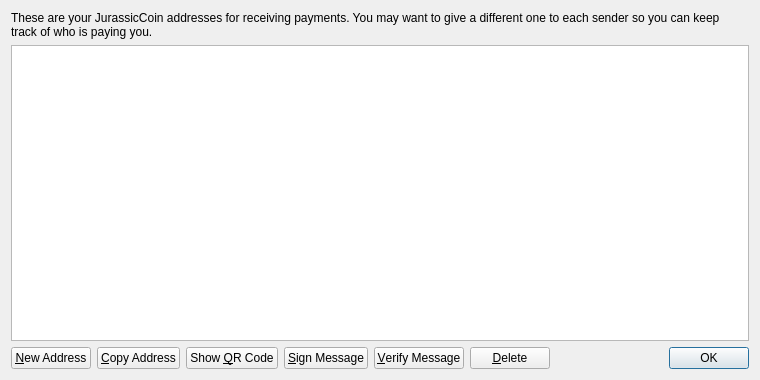
<?xml version="1.0" encoding="UTF-8"?>
<ui version="4.0">
 <class>AddressBookPage</class>
 <widget class="QWidget" name="AddressBookPage">
  <property name="geometry">
   <rect>
    <x>0</x>
    <y>0</y>
    <width>760</width>
    <height>380</height>
   </rect>
  </property>
  <property name="windowTitle">
   <string>Address Book</string>
  </property>
  <layout class="QVBoxLayout" name="verticalLayout">
   <item>
    <widget class="QLabel" name="labelExplanation">
     <property name="text">
      <string>These are your JurassicCoin addresses for receiving payments. You may want to give a different one to each sender so you can keep track of who is paying you.</string>
     </property>
     <property name="textFormat">
      <enum>Qt::PlainText</enum>
     </property>
     <property name="wordWrap">
      <bool>true</bool>
     </property>
    </widget>
   </item>
   <item>
    <widget class="QTableView" name="tableView">
     <property name="contextMenuPolicy">
      <enum>Qt::CustomContextMenu</enum>
     </property>
     <property name="toolTip">
      <string>Double-click to edit address or label</string>
     </property>
     <property name="tabKeyNavigation">
      <bool>false</bool>
     </property>
     <property name="alternatingRowColors">
      <bool>true</bool>
     </property>
     <property name="selectionMode">
      <enum>QAbstractItemView::SingleSelection</enum>
     </property>
     <property name="selectionBehavior">
      <enum>QAbstractItemView::SelectRows</enum>
     </property>
     <property name="sortingEnabled">
      <bool>true</bool>
     </property>
     <attribute name="verticalHeaderVisible">
      <bool>false</bool>
     </attribute>
    </widget>
   </item>
   <item>
    <layout class="QHBoxLayout" name="horizontalLayout">
     <item>
      <widget class="QPushButton" name="newAddressButton">
       <property name="toolTip">
        <string>Create a new address</string>
       </property>
       <property name="text">
        <string>&amp;New Address</string>
       </property>
       <property name="icon">
        <iconset resource="../bitcoin.qrc">
         <normaloff>:/icons/add</normaloff>:/icons/add</iconset>
       </property>
      </widget>
     </item>
     <item>
      <widget class="QPushButton" name="copyToClipboard">
       <property name="toolTip">
        <string>Copy the currently selected address to the system clipboard</string>
       </property>
       <property name="text">
        <string>&amp;Copy Address</string>
       </property>
       <property name="icon">
        <iconset resource="../bitcoin.qrc">
         <normaloff>:/icons/editcopy</normaloff>:/icons/editcopy</iconset>
       </property>
      </widget>
     </item>
     <item>
      <widget class="QPushButton" name="showQRCode">
       <property name="text">
        <string>Show &amp;QR Code</string>
       </property>
       <property name="icon">
        <iconset resource="../bitcoin.qrc">
         <normaloff>:/icons/qrcode</normaloff>:/icons/qrcode</iconset>
       </property>
      </widget>
     </item>
     <item>
      <widget class="QPushButton" name="signMessage">
       <property name="toolTip">
        <string>Sign a message to prove you own a Bitcoin address</string>
       </property>
       <property name="text">
        <string>&amp;Sign Message</string>
       </property>
       <property name="icon">
        <iconset resource="../bitcoin.qrc">
         <normaloff>:/icons/edit</normaloff>:/icons/edit</iconset>
       </property>
      </widget>
     </item>
     <item>
      <widget class="QPushButton" name="verifyMessage">
       <property name="toolTip">
        <string>Verify a message to ensure it was signed with a specified Bitcoin address</string>
       </property>
       <property name="text">
        <string>&amp;Verify Message</string>
       </property>
       <property name="icon">
        <iconset resource="../bitcoin.qrc">
         <normaloff>:/icons/transaction_0</normaloff>:/icons/transaction_0</iconset>
       </property>
      </widget>
     </item>
     <item>
      <widget class="QPushButton" name="deleteButton">
       <property name="toolTip">
        <string>Delete the currently selected address from the list. Only sending addresses can be deleted.</string>
       </property>
       <property name="text">
        <string>&amp;Delete</string>
       </property>
       <property name="icon">
        <iconset resource="../bitcoin.qrc">
         <normaloff>:/icons/remove</normaloff>:/icons/remove</iconset>
       </property>
      </widget>
     </item>
     <item>
      <spacer name="horizontalSpacer">
       <property name="orientation">
        <enum>Qt::Horizontal</enum>
       </property>
       <property name="sizeHint" stdset="0">
        <size>
         <width>40</width>
         <height>20</height>
        </size>
       </property>
      </spacer>
     </item>
     <item>
      <widget class="QDialogButtonBox" name="buttonBox">
       <property name="sizePolicy">
        <sizepolicy hsizetype="Maximum" vsizetype="Fixed">
         <horstretch>0</horstretch>
         <verstretch>0</verstretch>
        </sizepolicy>
       </property>
       <property name="standardButtons">
        <set>QDialogButtonBox::Ok</set>
       </property>
      </widget>
     </item>
    </layout>
   </item>
  </layout>
 </widget>
 <resources>
  <include location="../bitcoin.qrc"/>
 </resources>
 <connections/>
</ui>
